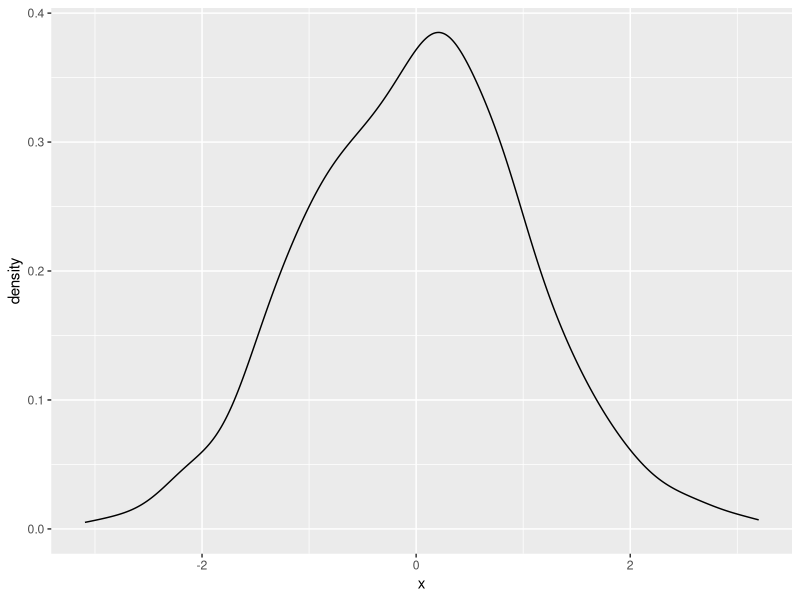

Write the R code that produced this figure.
## ---- chunk 1
#| label: Summary
mean(rnorm(10))
## ---- chunk 2
#| label: head
head(cars)
## ---- chunk 3
#| label: Plot
#| fig-cap: Gaussian density
#| message: false
library(tidyverse)
data.frame(x=rnorm(1000)) %>%
	ggplot(aes(x=x)) + geom_density()
## ---- chunk 4
#| label: tabl
#| tbl-cap: Summary of the cars data set
library(knitr)
kable(summary(cars), booktabs=TRUE)
